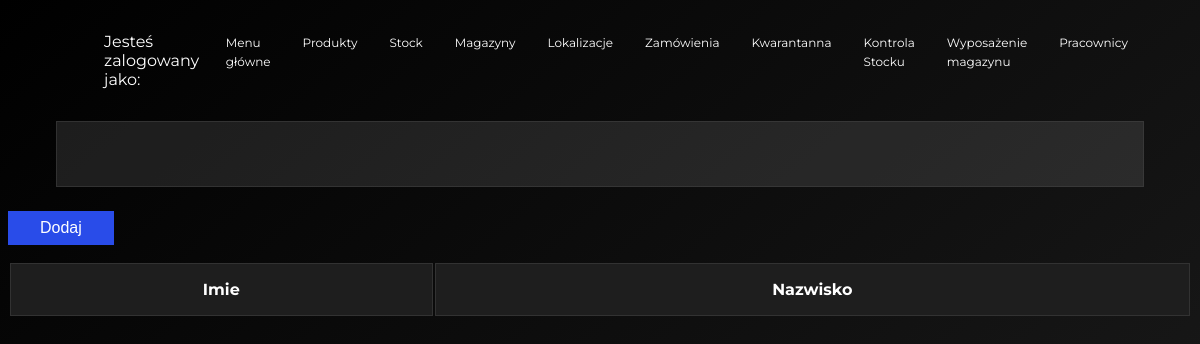
The app's page /warehouseStaff.html, older data.
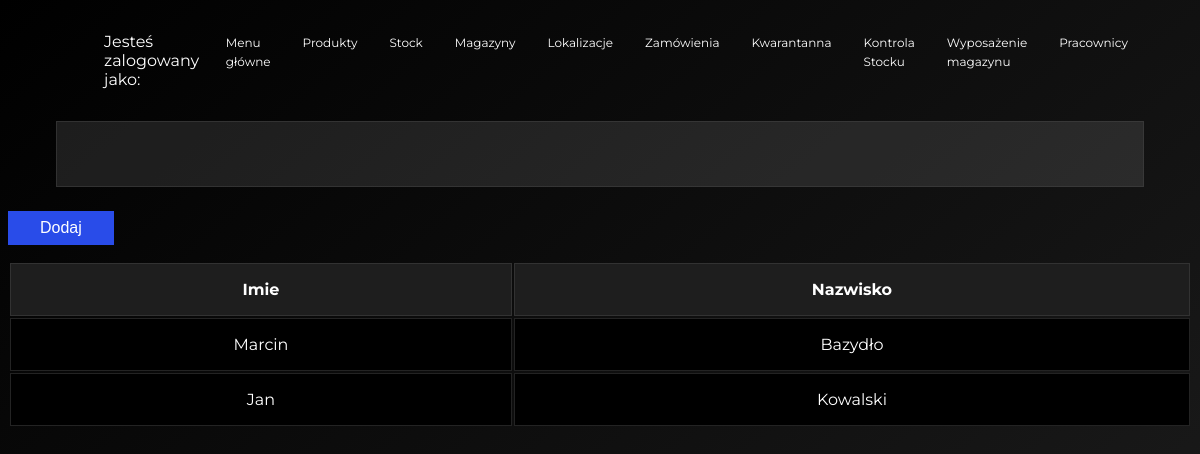
The same page, newer data.
### model.py (models this page shows, shortened)
class Stuff(db.Model):
    __tablename__ = 'stuff'
    id = db.Column(db.Integer, primary_key=True)
    department_id = db.Column(db.Integer)
    first_name = db.Column(db.String(20))
    last_name = db.Column(db.String(20))
    hire_date = db.Column(db.Date)
    end_date = db.Column(db.Date, nullable=True)
    order = db.relationship('Order', backref='stuff', lazy = 'dynamic')

### app.py (the view)
@app.route('/warehouseStaff.html')
def warehouseStaff():
    if request.method == 'POST':
        return redirect(url_for('warehouseStaff'))
    all = model.Stuff.query.all()
    return render_template('warehouseStaff.html', all=all)

### templates/warehouseStaff.html (shortened to what this page needs)
{% extends "warehouseBase.html" %}
{% block head %}
    {{ super() }}
{% endblock %}
{% block body %}
    {{ super() }}
    <form method="POST">
        <input type="submit" value="Dodaj" class="exercise__submit">
    </form>
    <table class="table">
        <tbody class="table__body">
            <tr class="table__row">
                <th class="table__cell table__heading">Imie</th>
                <th class="table__cell table__heading">Nazwisko</th>
            </tr>
            {% for person in all %}
            <tr class="table__row">
                <td class="table__cell">{{ person.first_name }}</td>
                <td class="table__cell">{{ person.last_name }}</td>
            </tr>
            {% endfor %}
{% endblock %}

Row changes from the older to the newer data that the page shows:
added Stuff: first_name "Marcin", last_name "Bazydło"
added Stuff: first_name "Jan", last_name "Kowalski"
